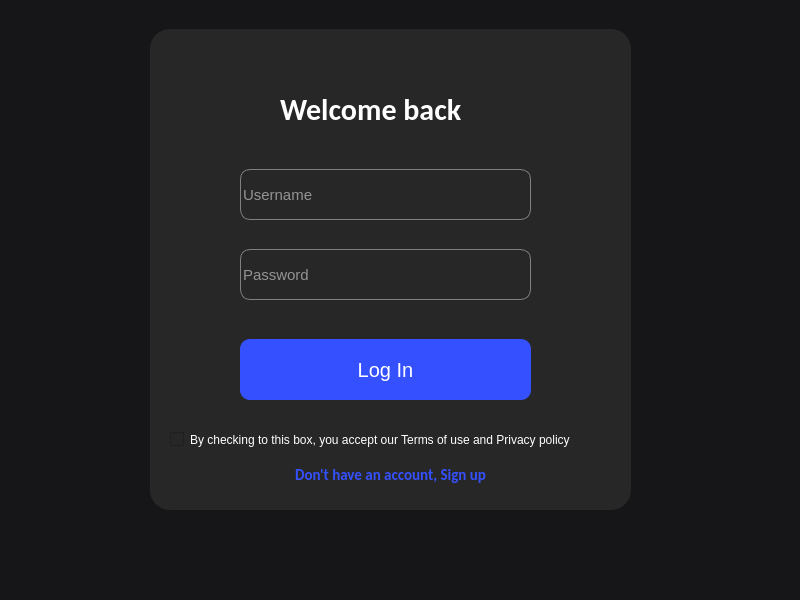
<?xml version="1.0" encoding="UTF-8"?>
<ui version="4.0">
 <class>MainWindow</class>
 <widget class="QMainWindow" name="MainWindow">
  <property name="geometry">
   <rect>
    <x>0</x>
    <y>0</y>
    <width>800</width>
    <height>600</height>
   </rect>
  </property>
  <property name="windowTitle">
   <string>MainWindow</string>
  </property>
  <property name="styleSheet">
   <string notr="true">background-color: #161618</string>
  </property>
  <widget class="QWidget" name="centralwidget">
   <widget class="QWidget" name="widget" native="true">
    <property name="geometry">
     <rect>
      <x>150</x>
      <y>29</y>
      <width>481</width>
      <height>481</height>
     </rect>
    </property>
    <property name="styleSheet">
     <string notr="true">background-color: rgb(39, 39, 39);
border-radius: 20px</string>
    </property>
    <widget class="QLineEdit" name="txt_username">
     <property name="geometry">
      <rect>
       <x>90</x>
       <y>140</y>
       <width>291</width>
       <height>51</height>
      </rect>
     </property>
     <property name="styleSheet">
      <string notr="true">border: 1px solid grey;
border-radius: 10px;
font-size: 15px;
color: white</string>
     </property>
     <property name="placeholderText">
      <string>Username</string>
     </property>
    </widget>
    <widget class="QLabel" name="label">
     <property name="geometry">
      <rect>
       <x>130</x>
       <y>50</y>
       <width>221</width>
       <height>61</height>
      </rect>
     </property>
     <property name="styleSheet">
      <string notr="true">font: normal bold 30px Calibri;
color: white</string>
     </property>
     <property name="text">
      <string>Welcome back</string>
     </property>
    </widget>
    <widget class="QPushButton" name="btn_register">
     <property name="geometry">
      <rect>
       <x>110</x>
       <y>430</y>
       <width>261</width>
       <height>32</height>
      </rect>
     </property>
     <property name="font">
      <font>
       <family>Calibri</family>
       <pointsize>-1</pointsize>
       <weight>75</weight>
       <italic>false</italic>
       <bold>true</bold>
      </font>
     </property>
     <property name="cursor">
      <cursorShape>PointingHandCursor</cursorShape>
     </property>
     <property name="styleSheet">
      <string notr="true">QWidget{
background-color: transparent;
font: normal bold 15px Calibri;
color: rgb(53, 80, 255);
}
QWidget:hover{
text-decoration: underline
}</string>
     </property>
     <property name="text">
      <string>Don't have an account, Sign up</string>
     </property>
    </widget>
    <widget class="QLineEdit" name="txt_password">
     <property name="geometry">
      <rect>
       <x>90</x>
       <y>220</y>
       <width>291</width>
       <height>51</height>
      </rect>
     </property>
     <property name="styleSheet">
      <string notr="true">border: 1px solid grey;
border-radius: 10px;
font-size: 15px;
color: white</string>
     </property>
     <property name="echoMode">
      <enum>QLineEdit::Password</enum>
     </property>
     <property name="placeholderText">
      <string>Password</string>
     </property>
    </widget>
    <widget class="QPushButton" name="btn_login">
     <property name="geometry">
      <rect>
       <x>90</x>
       <y>310</y>
       <width>291</width>
       <height>61</height>
      </rect>
     </property>
     <property name="cursor">
      <cursorShape>PointingHandCursor</cursorShape>
     </property>
     <property name="styleSheet">
      <string notr="true">QWidget{
border-radius: 10px;
background-color: rgb(53, 80, 255);
font-size: 20px;
color: white
}

QWidget:hover{
background-color: rgba(53, 80, 255, 228) 
}</string>
     </property>
     <property name="text">
      <string>Log In</string>
     </property>
    </widget>
    <widget class="QCheckBox" name="check_term">
     <property name="geometry">
      <rect>
       <x>20</x>
       <y>400</y>
       <width>461</width>
       <height>21</height>
      </rect>
     </property>
     <property name="styleSheet">
      <string notr="true">color: white</string>
     </property>
     <property name="text">
      <string>By checking to this box, you accept our Terms of use and Privacy policy</string>
     </property>
    </widget>
   </widget>
  </widget>
  <widget class="QMenuBar" name="menubar">
   <property name="geometry">
    <rect>
     <x>0</x>
     <y>0</y>
     <width>800</width>
     <height>24</height>
    </rect>
   </property>
  </widget>
  <widget class="QStatusBar" name="statusbar"/>
 </widget>
 <resources/>
 <connections/>
</ui>
